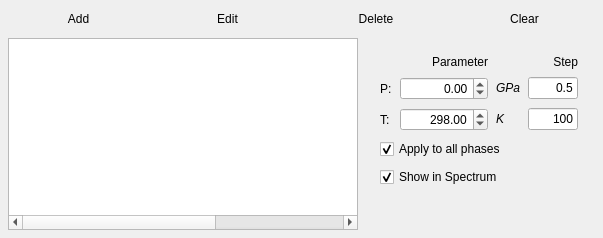
       <widget class="QWidget" name="phase_tab">
        <attribute name="title">
         <string>Phase</string>
        </attribute>
        <layout class="QHBoxLayout" name="horizontalLayout_27">
         <property name="spacing">
          <number>8</number>
         </property>
         <property name="margin">
          <number>8</number>
         </property>
         <item>
          <layout class="QVBoxLayout" name="verticalLayout_8">
           <item>
            <layout class="QHBoxLayout" name="horizontalLayout_7" stretch="0,0,0,0">
             <property name="spacing">
              <number>8</number>
             </property>
             <item>
              <widget class="QPushButton" name="phase_add_btn">
               <property name="text">
                <string>Add</string>
               </property>
               <property name="flat">
                <bool>true</bool>
               </property>
              </widget>
             </item>
             <item>
              <widget class="QPushButton" name="phase_edit_btn">
               <property name="text">
                <string>Edit</string>
               </property>
               <property name="flat">
                <bool>true</bool>
               </property>
              </widget>
             </item>
             <item>
              <widget class="QPushButton" name="phase_del_btn">
               <property name="text">
                <string>Delete</string>
               </property>
               <property name="flat">
                <bool>true</bool>
               </property>
              </widget>
             </item>
             <item>
              <widget class="QPushButton" name="phase_clear_btn">
               <property name="text">
                <string>Clear</string>
               </property>
               <property name="flat">
                <bool>true</bool>
               </property>
              </widget>
             </item>
            </layout>
           </item>
           <item>
            <layout class="QHBoxLayout" name="horizontalLayout_9" stretch="2,1">
             <property name="spacing">
              <number>5</number>
             </property>
             <item>
              <widget class="QTableWidget" name="phase_tw">
               <property name="minimumSize">
                <size>
                 <width>350</width>
                 <height>0</height>
                </size>
               </property>
               <property name="editTriggers">
                <set>QAbstractItemView::DoubleClicked|QAbstractItemView::EditKeyPressed</set>
               </property>
               <property name="selectionMode">
                <enum>QAbstractItemView::SingleSelection</enum>
               </property>
               <property name="selectionBehavior">
                <enum>QAbstractItemView::SelectRows</enum>
               </property>
               <property name="showGrid">
                <bool>false</bool>
               </property>
               <property name="columnCount">
                <number>5</number>
               </property>
               <attribute name="horizontalHeaderVisible">
                <bool>false</bool>
               </attribute>
               <attribute name="horizontalHeaderStretchLastSection">
                <bool>false</bool>
               </attribute>
               <attribute name="verticalHeaderVisible">
                <bool>false</bool>
               </attribute>
               <column/>
               <column/>
               <column/>
               <column/>
               <column/>
              </widget>
             </item>
             <item>
              <widget class="QWidget" name="widget" native="true">
               <property name="maximumSize">
                <size>
                 <width>350</width>
                 <height>16777215</height>
                </size>
               </property>
               <layout class="QVBoxLayout" name="verticalLayout_7">
                <item>
                 <layout class="QGridLayout" name="gridLayout_2">
                  <property name="margin">
                   <number>8</number>
                  </property>
                  <property name="spacing">
                   <number>8</number>
                  </property>
                  <item row="0" column="3">
                   <widget class="QLabel" name="label_6">
                    <property name="text">
                     <string>Step</string>
                    </property>
                    <property name="alignment">
                     <set>Qt::AlignRight|Qt::AlignTrailing|Qt::AlignVCenter</set>
                    </property>
                   </widget>
                  </item>
                  <item row="1" column="0">
                   <widget class="QLabel" name="label">
                    <property name="text">
                     <string>P:</string>
                    </property>
                   </widget>
                  </item>
                  <item row="1" column="1">
                   <widget class="QDoubleSpinBox" name="phase_pressure_sb">
                    <property name="enabled">
                     <bool>true</bool>
                    </property>
                    <property name="sizePolicy">
                     <sizepolicy hsizetype="Expanding" vsizetype="Fixed">
                      <horstretch>0</horstretch>
                      <verstretch>0</verstretch>
                     </sizepolicy>
                    </property>
                    <property name="minimumSize">
                     <size>
                      <width>0</width>
                      <height>0</height>
                     </size>
                    </property>
                    <property name="maximumSize">
                     <size>
                      <width>150</width>
                      <height>16777215</height>
                     </size>
                    </property>
                    <property name="sizeIncrement">
                     <size>
                      <width>0</width>
                      <height>0</height>
                     </size>
                    </property>
                    <property name="focusPolicy">
                     <enum>Qt::WheelFocus</enum>
                    </property>
                    <property name="alignment">
                     <set>Qt::AlignRight|Qt::AlignTrailing|Qt::AlignVCenter</set>
                    </property>
                    <property name="minimum">
                     <double>-999999999.000000000000000</double>
                    </property>
                    <property name="maximum">
                     <double>999999999.000000000000000</double>
                    </property>
                    <property name="singleStep">
                     <double>0.500000000000000</double>
                    </property>
                   </widget>
                  </item>
                  <item row="1" column="3">
                   <widget class="QLineEdit" name="phase_pressure_step_txt">
                    <property name="sizePolicy">
                     <sizepolicy hsizetype="Expanding" vsizetype="Fixed">
                      <horstretch>0</horstretch>
                      <verstretch>0</verstretch>
                     </sizepolicy>
                    </property>
                    <property name="maximumSize">
                     <size>
                      <width>50</width>
                      <height>16777215</height>
                     </size>
                    </property>
                    <property name="text">
                     <string>0.5</string>
                    </property>
                    <property name="alignment">
                     <set>Qt::AlignRight|Qt::AlignTrailing|Qt::AlignVCenter</set>
                    </property>
                   </widget>
                  </item>
                  <item row="2" column="0">
                   <widget class="QLabel" name="label_2">
                    <property name="text">
                     <string>T:</string>
                    </property>
                   </widget>
                  </item>
                  <item row="2" column="1">
                   <widget class="QDoubleSpinBox" name="phase_temperature_sb">
                    <property name="maximumSize">
                     <size>
                      <width>150</width>
                      <height>16777215</height>
                     </size>
                    </property>
                    <property name="alignment">
                     <set>Qt::AlignRight|Qt::AlignTrailing|Qt::AlignVCenter</set>
                    </property>
                    <property name="maximum">
                     <double>999999999.000000000000000</double>
                    </property>
                    <property name="singleStep">
                     <double>100.000000000000000</double>
                    </property>
                    <property name="value">
                     <double>298.000000000000000</double>
                    </property>
                   </widget>
                  </item>
                  <item row="2" column="3">
                   <widget class="QLineEdit" name="phase_temperature_step_txt">
                    <property name="sizePolicy">
                     <sizepolicy hsizetype="MinimumExpanding" vsizetype="Fixed">
                      <horstretch>0</horstretch>
                      <verstretch>0</verstretch>
                     </sizepolicy>
                    </property>
                    <property name="maximumSize">
                     <size>
                      <width>50</width>
                      <height>16777215</height>
                     </size>
                    </property>
                    <property name="text">
                     <string>100</string>
                    </property>
                    <property name="alignment">
                     <set>Qt::AlignRight|Qt::AlignTrailing|Qt::AlignVCenter</set>
                    </property>
                   </widget>
                  </item>
                  <item row="3" column="0" colspan="4">
                   <widget class="QCheckBox" name="phase_apply_to_all_cb">
                    <property name="text">
                     <string>Apply to all phases</string>
                    </property>
                    <property name="checked">
                     <bool>true</bool>
                    </property>
                   </widget>
                  </item>
                  <item row="1" column="2">
                   <widget class="QLabel" name="label_7">
                    <property name="text">
                     <string>&lt;i&gt;GPa&lt;/i&gt;</string>
                    </property>
                    <property name="textFormat">
                     <enum>Qt::RichText</enum>
                    </property>
                   </widget>
                  </item>
                  <item row="2" column="2">
                   <widget class="QLabel" name="label_8">
                    <property name="text">
                     <string>&lt;i&gt;K&lt;/i&gt;</string>
                    </property>
                   </widget>
                  </item>
                  <item row="0" column="1">
                   <widget class="QLabel" name="label_9">
                    <property name="text">
                     <string>Parameter</string>
                    </property>
                    <property name="alignment">
                     <set>Qt::AlignRight|Qt::AlignTrailing|Qt::AlignVCenter</set>
                    </property>
                   </widget>
                  </item>
                  <item row="4" column="0" colspan="4">
                   <widget class="QCheckBox" name="phase_show_parameter_in_spectrum_cb">
                    <property name="text">
                     <string>Show in Spectrum</string>
                    </property>
                    <property name="checked">
                     <bool>true</bool>
                    </property>
                   </widget>
                  </item>
                 </layout>
                </item>
                <item>
                 <spacer name="verticalSpacer_2">
                  <property name="orientation">
                   <enum>Qt::Vertical</enum>
                  </property>
                  <property name="sizeHint" stdset="0">
                   <size>
                    <width>20</width>
                    <height>18</height>
                   </size>
                  </property>
                 </spacer>
                </item>
               </layout>
              </widget>
             </item>
            </layout>
           </item>
          </layout>
         </item>
        </layout>
       </widget>
